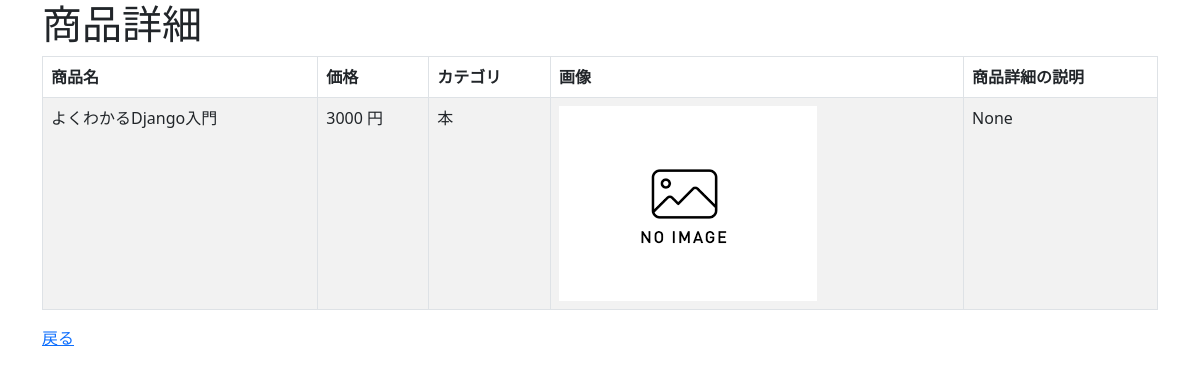
The app's page /crud/detail/1 with its own data.
### crud/models.py (models this page shows, shortened)
class Product(models.Model):
    name = models.CharField(max_length=200)
    price = models.PositiveIntegerField()
    category = models.ForeignKey(Category, on_delete=models.CASCADE)
    img = models.ImageField(blank=True, default='noImage.png')
    detail = models.TextField(blank=True, null=True)

class Category(models.Model):
    name = models.CharField(max_length=200)
    def __str__(self):
        return self.name

### crud/views.py (the view)
# urls.py: path('crud/detail/<int:pk>', views.ProductDetailView.as_view(), name="detail")
class ProductDetailView(DetailView):
    model = Product

### crud/templates/crud/product_detail.html (shortened to what this page needs)
{% extends "base.html" %}
{% block content %}
<h1>商品詳細</h1>
<table class="table table-striped table-hover table-bordered">
    <thead>
        <tr>
            <th>商品名</th>
            <th>価格</th>
            <th>カテゴリ</th>
            <th>画像</th>
            <th>商品詳細の説明</th>
        </tr>
    </thead>
    <tr>
        <td>{{ object.name }}</td>
        <td>{{ object.price }} 円</td>
        <td>{{ object.category }}</td>
        <td><img src="{{ object.img.url }}" style="width:100px height:auto;"></td>
        <td>{{ object.detail }}</td>
    </tr>
</table>
<a href="{% url 'list' %}">戻る</a>
{% endblock %}

### records on screen
Product: name "よくわかるDjango入門", price "3000", category "本", img (placeholder picture), detail "None"
